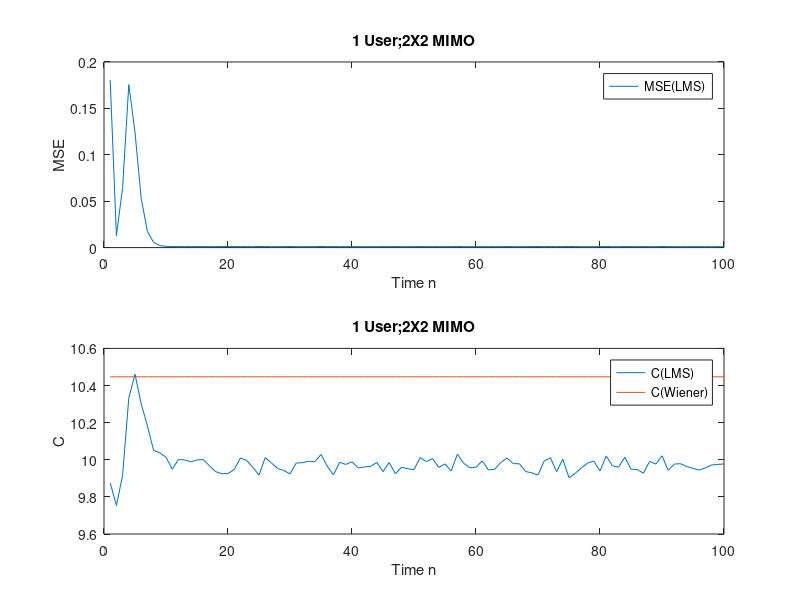

Reproduce this figure in MATLAB.
%2 user, 2X2 MIMO Channel
%Turn Off Private Channel 
%calculate MSE
clc
clear

H=[-0.9704 + 0.4012i 0.2969 + 0.2337i;1.-0.7016 + 1.0288i 2.0200 - 0.1294i];

v=[0;0];

g=[1;1];
g=g/norm(g);

sigma = sqrt(10^(-3));
StepSize = 10^(-3);

R=H*H'+sigma^2+eye(2);
2/max(eig(R));


xf = zeros(1,10^(7));
MSE = zeros(1,10^(7));
LS_LMS = zeros(1,10^(7));
MMSE = zeros(1,10^(7));
C = zeros(1,10^(7));
C_Wiener = zeros(1,10^(7));
SINR = zeros(1,10^(7));
SINR_C_Wiener= zeros(1,10^(7));

v_w = inv(H.'*g*g'*(H.')'+eye(2)*sigma^2)*H.'*g;
v_w = v_w/norm(v_w);
g_w = inv(H*v_w*v_w'*H'+eye(2)*sigma^2)*H*v_w;


i = 200; %FilterLength

for iteration = 1:100

    iteration
    
    
    %Backward Training
    for iter1 = 1:i

            if rand-0.5 >= 0
                        xb(iter1) = 1;
                    else
                        xb(iter1) = -1;
            end

            yb = H.'*g*xf(iter1)+sigma*(1/sqrt(2))*[randn(1,1)+1i*randn(1,1);randn(1,1)+1i*randn(1,1)]; 
            v  = v+StepSize*yb*conj(xb(iter1)-v'*yb);

    end
    
    
    
    %Normalize Transmitters
    v=v/norm(v);
    


    %Forward Training  
    for iter2 = 1:i

            if rand-0.5 >= 0
                        xf(iter2) = 1;
                    else
                        xf(iter2) = -1;
            end

            yf = H*( v*xf(iter2) )+ sigma*(1/sqrt(2))*[(randn(1,1)+1i*randn(1,1));(randn(1,1)+1i*randn(1,1))]; 
            g = g+StepSize*yf*conj(xf(iter2)-g'*yf);
                   
    end 
    
 %}
    
    MSE(iteration) = 1-v'*H'*g-(v'*H'*g)'+g'*g*(sigma^2)+(v'*H'*g)'*(v'*H'*g);
    SINR(iteration)= norm( g'*H*v )^2/norm( g'*sigma^2*g ); 
    MMSE(iteration) = real(   1-v'*H'* inv(H*v*v'*H'+eye(2)*sigma^2)*H*v);
    
    SINR_w= norm( g_w'*H*v_w )^2/norm( g_w'*sigma^2*g_w ); 
    %MMSE_w = real(  1-v'*H'* inv(H*v*v'*H'+eye(2)*sigma^2)*H*v);
    g=g/norm(g);   
        
end
   

n=1:iteration;

subplot(2,1,1)
plot(n,MSE(n))
legend('MSE(LMS)')
xlabel('Time n')
ylabel('MSE')
title('1 User;2X2 MIMO')

subplot(2,1,2)
plot(   n,log2(1+SINR(n)),n,log2(1+SINR_w)+n-n)
legend('C(LMS)','C(Wiener)')
xlabel('Time n')
ylabel('C')
title('1 User;2X2 MIMO')


